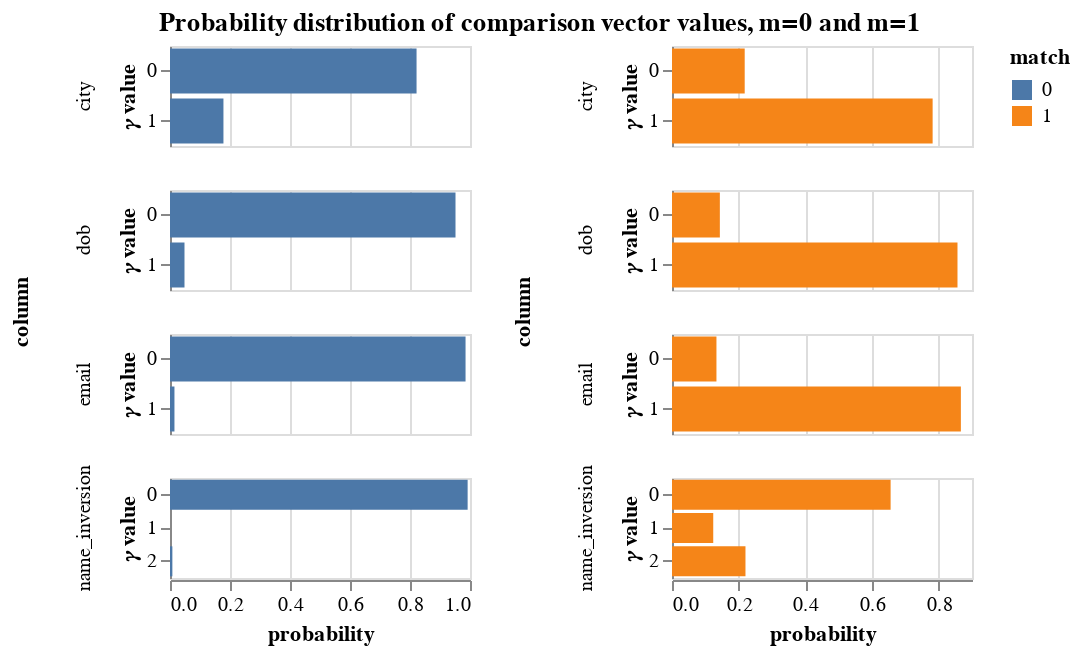

Here is the notebook cell this chart was saved with:
### Markdown cell above
The `params` property of the `linker` is an object that contains a lot of diagnostic information about how the match probability was computed.  The following cells demonstrate some of its functionality

### Code cell
params = linker.params
params.probability_distribution_chart()

### Figure 1 — Vega-Lite specification as saved in the notebook (floating-point values rounded to 4 significant figures)
{"$schema": "https://vega.github.io/schema/vega-lite/v3.4.0.json", "config": {"mark": {"tooltip": null}, "title": {"anchor": "middle"}, "view": {"height": 300, "width": 400}}, "data": {"name": "data-3f598d59b5be0e11e7759edca8b8fbf6"}, "datasets": {"data-3f598d59b5be0e11e7759edca8b8fbf6": [{"column": "name_inversion", "gamma": "gamma_name_inversion", "match": 1, "probability": 0.6559, "value": 0, "value_of_gamma": "level_0"}, {"column": "name_inversion", "gamma": "gamma_name_inversion", "match": 1, "probability": 0.1237, "value": 1, "value_of_gamma": "level_1"}, {"column": "name_inversion", "gamma": "gamma_name_inversion", "match": 1, "probability": 0.2204, "value": 2, "value_of_gamma": "level_2"}, {"column": "name_inversion", "gamma": "gamma_name_inversion", "match": 0, "probability": 0.9921, "value": 0, "value_of_gamma": "level_0"}, {"column": "name_inversion", "gamma": "gamma_name_inversion", "match": 0, "probability": 2.153e-06, "value": 1, "value_of_gamma": "level_1"}, {"column": "name_inversion", "gamma": "gamma_name_inversion", "match": 0, "probability": 0.007883, "value": 2, "value_of_gamma": "level_2"}, {"column": "dob", "gamma": "gamma_dob", "match": 1, "probability": 0.1435, "value": 0, "value_of_gamma": "level_0"}, {"column": "dob", "gamma": "gamma_dob", "match": 1, "probability": 0.8565, "value": 1, "value_of_gamma": "level_1"}, {"column": "dob", "gamma": "gamma_dob", "match": 0, "probability": 0.9517, "value": 0, "value_of_gamma": "level_0"}, {"column": "dob", "gamma": "gamma_dob", "match": 0, "probability": 0.04831, "value": 1, "value_of_gamma": "level_1"}, {"column": "city", "gamma": "gamma_city", "match": 1, "probability": 0.2181, "value": 0, "value_of_gamma": "level_0"}, {"column": "city", "gamma": "gamma_city", "match": 1, "probability": 0.7819, "value": 1, "value_of_gamma": "level_1"}, {"column": "city", "gamma": "gamma_city", "match": 0, "probability": 0.8219, "value": 0, "value_of_gamma": "level_0"}, {"column": "city", "gamma": "gamma_city", "match": 0, "probability": 0.1781, "value": 1, "value_of_gamma": "level_1"}, {"column": "email", "gamma": "gamma_email", "match": 1, "probability": 0.1334, "value": 0, "value_of_gamma": "level_0"}, {"column": "email", "gamma": "gamma_email", "match": 1, "probability": 0.8666, "value": 1, "value_of_gamma": "level_1"}, {"column": "email", "gamma": "gamma_email", "match": 0, "probability": 0.9852, "value": 0, "value_of_gamma": "level_0"}, {"column": "email", "gamma": "gamma_email", "match": 0, "probability": 0.01484, "value": 1, "value_of_gamma": "level_1"}]}, "hconcat": [{"encoding": {"color": {"field": "match", "type": "nominal"}, "row": {"field": "column", "sort": {"field": "gamma"}, "type": "nominal"}, "tooltip": [{"field": "column", "type": "nominal"}, {"field": "probability", "format": ".4f", "type": "quantitative"}, {"field": "value", "type": "ordinal"}], "x": {"field": "probability", "type": "quantitative"}, "y": {"axis": {"title": "𝛾 value"}, "field": "value", "type": "nominal"}}, "height": 50, "mark": "bar", "resolve": {"scale": {"y": "independent"}}, "transform": [{"filter": "(datum.match === 0)"}], "width": 150}, {"encoding": {"color": {"field": "match", "type": "nominal"}, "row": {"field": "column", "sort": {"field": "gamma"}, "type": "nominal"}, "tooltip": [{"field": "column", "type": "nominal"}, {"field": "probability", "format": ".4f", "type": "quantitative"}, {"field": "value", "type": "ordinal"}], "x": {"field": "probability", "type": "quantitative"}, "y": {"axis": {"title": "𝛾 value"}, "field": "value", "type": "nominal"}}, "height": 50, "mark": "bar", "resolve": {"scale": {"y": "independent"}}, "transform": [{"filter": "(datum.match === 1)"}], "width": 150}], "title": "Probability distribution of comparison vector values, m=0 and m=1"}
